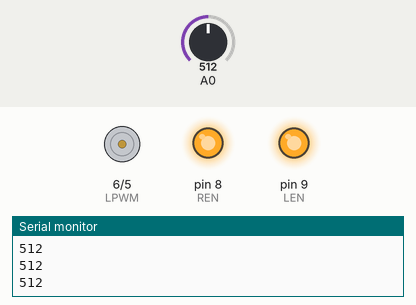
Simulated run of this sketch. Board: Arduino Uno, built with avr-gcc and run on an emulated ATmega328P. Parts: motor-driver pin pairs drawn as motors (green arrow = first pin HIGH = forward, orange = second pin HIGH = backward, longer = more drive), output pins drawn as LEDs (lit = HIGH), the last lines printed to the serial monitor. The test bench sets the inputs (shaded band); at power-on: A0 = 512.

Above: at 1.2 s.
1.3 s: A0 set to 716
At 2.3 s:
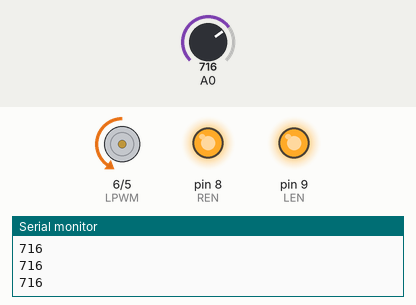
2.8 s: A0 set to 900
At 3.5 s:
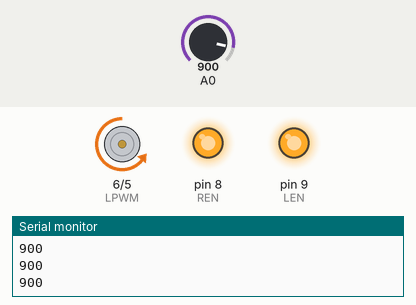
4.3 s: A0 set to 502
At 4.6 s:
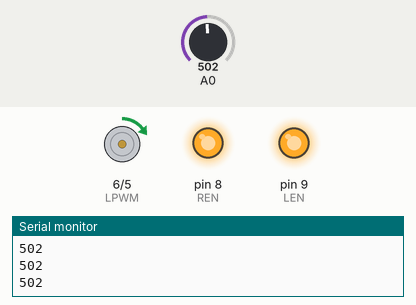
5.8 s: A0 set to 522
At 7.0 s:
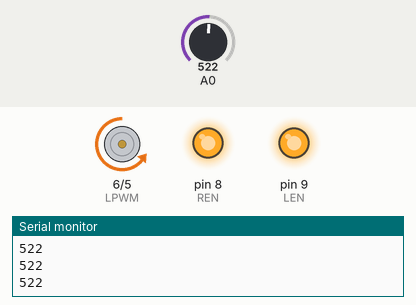
7.3 s: A0 set to 306
At 8.1 s:
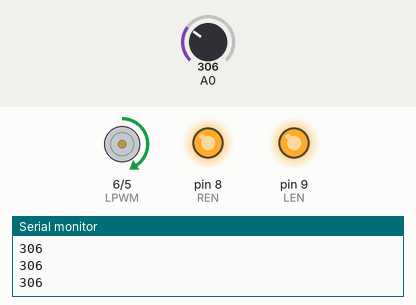
8.8 s: A0 set to 122
At 9.3 s:
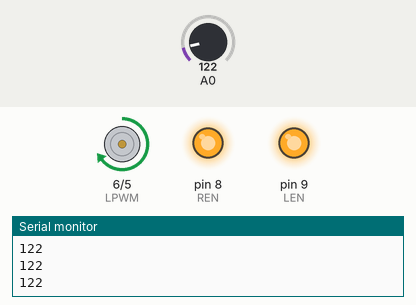
Timing chart, 0 to 11.3 s (numbered marks = the images above; inputs shaded):
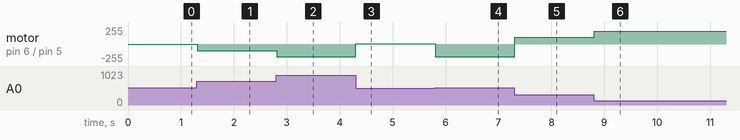

The sketch:

testing_motordc.ino
```cpp
   /*
  BTS7960-43A-Driver
  made on 22 Nov 2020
  by Amir Mohammad Shojaee @ Electropeak
  Home

*/

#define RPWM 5
#define LPWM 6
#define REN 8
#define LEN 9


int pot;
int out1;
int out2;

void setup() {
  Serial.begin(9600);
  pinMode(RPWM,OUTPUT);
  pinMode(LPWM,OUTPUT);
  pinMode(LEN,OUTPUT);
  pinMode(REN,OUTPUT);
  digitalWrite(REN,HIGH);
  digitalWrite(LEN,HIGH);

}


void loop() {

  pot=analogRead(A0);
  Serial.println(pot);
  if(pot>512){
    out1=map(pot,512,1023,0,255);
    analogWrite(RPWM,out1);
    analogWrite(LPWM,0);

  }

  if(pot<512){
    out2=map(pot,512,0,0,255);
    analogWrite(LPWM,out2);
    analogWrite(RPWM,0);

  }
}
```

Measured:
- after the input at 1.3 s, motor on pin 6 (LPWM) / pin 5 (RPWM): stopped → backward 101/255 at once
- after the input at 2.8 s, motor on pin 6 (LPWM) / pin 5 (RPWM): backward 101/255 → backward 193/255 at once
- after the input at 4.3 s, motor on pin 6 (LPWM) / pin 5 (RPWM): backward 193/255 → forward 4/255 at once
- after the input at 5.8 s, motor on pin 6 (LPWM) / pin 5 (RPWM): forward 4/255 → backward 193/255 at once
- after the input at 7.3 s, motor on pin 6 (LPWM) / pin 5 (RPWM): backward 193/255 → forward 102/255 at once
- after the input at 8.8 s, motor on pin 6 (LPWM) / pin 5 (RPWM): forward 102/255 → forward 194/255 at once
